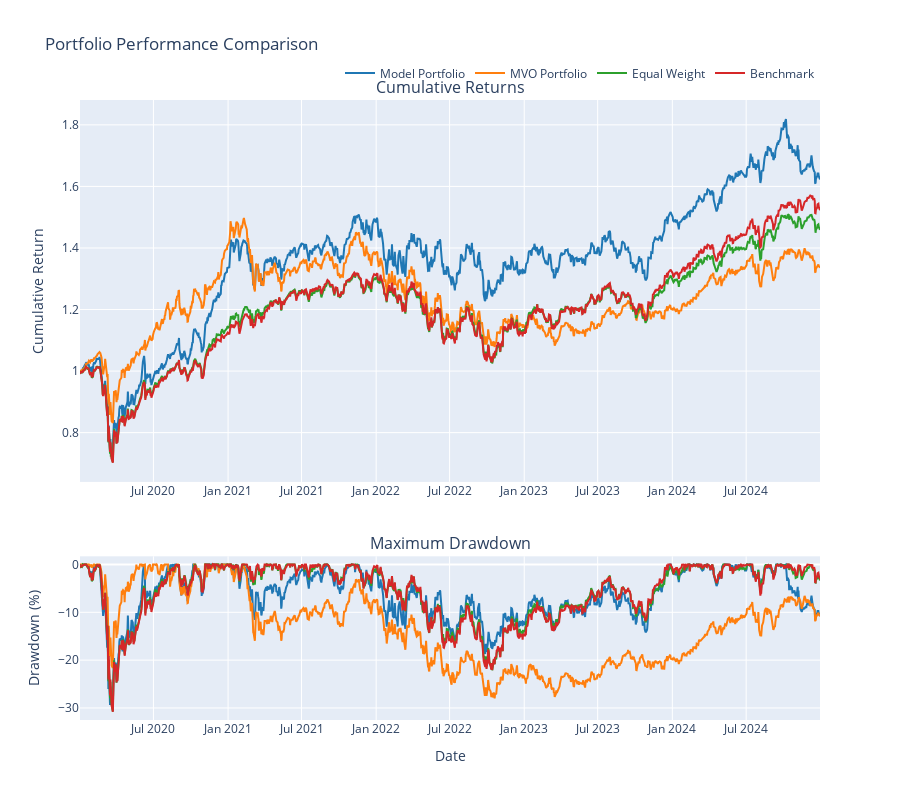

Here is the notebook cell this chart was saved with:
### Code cell
# Plotting
fig = make_subplots(
    rows=2, cols=1,
    subplot_titles=('Cumulative Returns', 'Maximum Drawdown'),
    vertical_spacing=0.12,
    row_heights=[0.7, 0.3]
)

colors = ['#1f77b4', '#ff7f0e', '#2ca02c', '#d62728']

# Plot cumulative returns
for i, (name, returns) in enumerate(portfolio_returns.items()):
    #if name != 'Benchmark':
    cumulative_returns = (1 + returns).cumprod()
    fig.add_trace(
        go.Scatter(
            x=cumulative_returns.index,
            y=cumulative_returns.values,
            mode='lines',
            name=name,
            line=dict(color=colors[i], width=2),
            showlegend=True
        ),
        row=1, col=1
    )

# Plot drawdowns
for i, (name, returns) in enumerate(portfolio_returns.items()):
#if name != 'Benchmark':
    cumulative = (1 + returns).cumprod()
    rolling_max = cumulative.expanding().max()
    drawdown = (cumulative - rolling_max) / rolling_max * 100
    
    fig.add_trace(
        go.Scatter(
            x=drawdown.index,
            y=drawdown.values,
            mode='lines',
            name=name,
            line=dict(color=colors[i], width=2),
            showlegend=False
        ),
        row=2, col=1
    )

# Update layout
fig.update_layout(
    title='Portfolio Performance Comparison',
    height=800,
    hovermode='x unified',
    legend=dict(
        orientation="h",
        yanchor="bottom",
        y=1.02,
        xanchor="right",
        x=1
    )
)

fig.update_xaxes(title_text="Date", row=2, col=1)
fig.update_yaxes(title_text="Cumulative Return", row=1, col=1)
fig.update_yaxes(title_text="Drawdown (%)", row=2, col=1)

fig.show()

# Save the plot to a file
fig.write_html(f'{output_dir}/{train_type}/portfolio_performance_{model_type}_run_{run_no}.html')
# save image to file
fig.write_image(f'{output_dir}/{train_type}/portfolio_performance_{model_type}_run_{run_no}.png')

### Figure 1 — Plotly figure (JSON) as saved in the notebook; plotly's stock layout.template omitted (floating-point values rounded to 4 significant figures; data arrays with more than 128 entries replaced by an {"elided": "..."} marker saying what was removed)
{"data": [{"line": {"color": "#1f77b4", "width": 2}, "mode": "lines", "name": "Model Portfolio", "showlegend": true, "type": "scatter", "x": {"elided": "1257 str values"}, "xaxis": "x", "y": {"elided": "1257 float values"}, "yaxis": "y"}, {"line": {"color": "#ff7f0e", "width": 2}, "mode": "lines", "name": "MVO Portfolio", "showlegend": true, "type": "scatter", "x": {"elided": "1257 str values"}, "xaxis": "x", "y": {"elided": "1257 float values"}, "yaxis": "y"}, {"line": {"color": "#2ca02c", "width": 2}, "mode": "lines", "name": "Equal Weight", "showlegend": true, "type": "scatter", "x": {"elided": "1257 str values"}, "xaxis": "x", "y": {"elided": "1257 float values"}, "yaxis": "y"}, {"line": {"color": "#d62728", "width": 2}, "mode": "lines", "name": "Benchmark", "showlegend": true, "type": "scatter", "x": {"elided": "1257 str values"}, "xaxis": "x", "y": {"elided": "1257 float values"}, "yaxis": "y"}, {"line": {"color": "#1f77b4", "width": 2}, "mode": "lines", "name": "Model Portfolio", "showlegend": false, "type": "scatter", "x": {"elided": "1257 str values"}, "xaxis": "x2", "y": {"elided": "1257 float values"}, "yaxis": "y2"}, {"line": {"color": "#ff7f0e", "width": 2}, "mode": "lines", "name": "MVO Portfolio", "showlegend": false, "type": "scatter", "x": {"elided": "1257 str values"}, "xaxis": "x2", "y": {"elided": "1257 float values"}, "yaxis": "y2"}, {"line": {"color": "#2ca02c", "width": 2}, "mode": "lines", "name": "Equal Weight", "showlegend": false, "type": "scatter", "x": {"elided": "1257 str values"}, "xaxis": "x2", "y": {"elided": "1257 float values"}, "yaxis": "y2"}, {"line": {"color": "#d62728", "width": 2}, "mode": "lines", "name": "Benchmark", "showlegend": false, "type": "scatter", "x": {"elided": "1257 str values"}, "xaxis": "x2", "y": {"elided": "1257 float values"}, "yaxis": "y2"}], "layout": {"annotations": [{"font": {"size": 16}, "showarrow": false, "text": "Cumulative Returns", "x": 0.5, "xanchor": "center", "xref": "paper", "y": 1, "yanchor": "bottom", "yref": "paper"}, {"font": {"size": 16}, "showarrow": false, "text": "Maximum Drawdown", "x": 0.5, "xanchor": "center", "xref": "paper", "y": 0.264, "yanchor": "bottom", "yref": "paper"}], "height": 800, "hovermode": "x unified", "legend": {"orientation": "h", "x": 1, "xanchor": "right", "y": 1.02, "yanchor": "bottom"}, "title": {"text": "Portfolio Performance Comparison"}, "xaxis": {"anchor": "y", "domain": [0, 1]}, "xaxis2": {"anchor": "y2", "domain": [0, 1], "title": {"text": "Date"}}, "yaxis": {"anchor": "x", "domain": [0.384, 1], "title": {"text": "Cumulative Return"}}, "yaxis2": {"anchor": "x2", "domain": [0, 0.264], "title": {"text": "Drawdown (%)"}}}}
